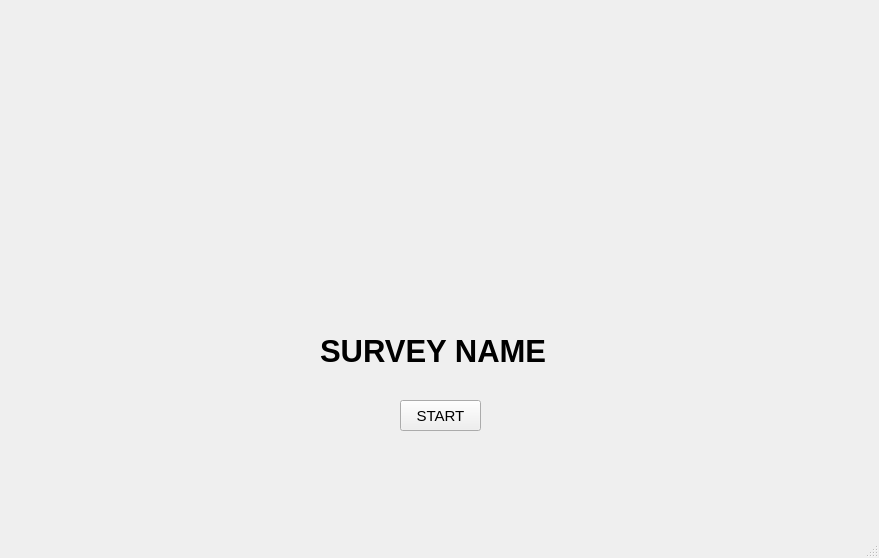
<?xml version="1.0" encoding="UTF-8"?>
<ui version="4.0">
 <class>MainWindow</class>
 <widget class="QMainWindow" name="MainWindow">
  <property name="geometry">
   <rect>
    <x>0</x>
    <y>0</y>
    <width>879</width>
    <height>558</height>
   </rect>
  </property>
  <property name="windowTitle">
   <string>MainWindow</string>
  </property>
  <widget class="QWidget" name="centralwidget">
   <widget class="QStackedWidget" name="submenus">
    <property name="enabled">
     <bool>true</bool>
    </property>
    <property name="geometry">
     <rect>
      <x>0</x>
      <y>0</y>
      <width>850</width>
      <height>550</height>
     </rect>
    </property>
    <property name="minimumSize">
     <size>
      <width>800</width>
      <height>550</height>
     </size>
    </property>
    <property name="maximumSize">
     <size>
      <width>850</width>
      <height>550</height>
     </size>
    </property>
    <property name="cursor">
     <cursorShape>ArrowCursor</cursorShape>
    </property>
    <property name="contextMenuPolicy">
     <enum>Qt::CustomContextMenu</enum>
    </property>
    <property name="currentIndex">
     <number>0</number>
    </property>
    <widget class="QWidget" name="page">
     <widget class="QPushButton" name="pushButton">
      <property name="geometry">
       <rect>
        <x>400</x>
        <y>400</y>
        <width>81</width>
        <height>31</height>
       </rect>
      </property>
      <property name="font">
       <font>
        <pointsize>11</pointsize>
       </font>
      </property>
      <property name="text">
       <string>START</string>
      </property>
     </widget>
     <widget class="QLabel" name="label_2">
      <property name="geometry">
       <rect>
        <x>320</x>
        <y>320</y>
        <width>241</width>
        <height>61</height>
       </rect>
      </property>
      <property name="font">
       <font>
        <pointsize>23</pointsize>
        <weight>75</weight>
        <bold>true</bold>
       </font>
      </property>
      <property name="text">
       <string>SURVEY NAME</string>
      </property>
     </widget>
     <widget class="QLabel" name="label">
      <property name="geometry">
       <rect>
        <x>280</x>
        <y>90</y>
        <width>291</width>
        <height>191</height>
       </rect>
      </property>
      <property name="text">
       <string/>
      </property>
      <property name="pixmap">
       <pixmap resource="icons/icons.qrc">:/images/bg3.jpg</pixmap>
      </property>
      <property name="scaledContents">
       <bool>true</bool>
      </property>
     </widget>
    </widget>
    <widget class="QWidget" name="page_2">
     <widget class="QLabel" name="label_3">
      <property name="geometry">
       <rect>
        <x>40</x>
        <y>60</y>
        <width>771</width>
        <height>91</height>
       </rect>
      </property>
      <property name="font">
       <font>
        <pointsize>17</pointsize>
       </font>
      </property>
      <property name="text">
       <string>open ended questions here</string>
      </property>
     </widget>
     <widget class="QPlainTextEdit" name="plainTextEdit">
      <property name="geometry">
       <rect>
        <x>20</x>
        <y>250</y>
        <width>621</width>
        <height>161</height>
       </rect>
      </property>
      <property name="font">
       <font>
        <pointsize>14</pointsize>
       </font>
      </property>
      <property name="plainText">
       <string>OPEN ENDED ANSWERS OVER HERE</string>
      </property>
     </widget>
     <widget class="QPushButton" name="continueButton">
      <property name="geometry">
       <rect>
        <x>740</x>
        <y>470</y>
        <width>45</width>
        <height>45</height>
       </rect>
      </property>
      <property name="minimumSize">
       <size>
        <width>45</width>
        <height>45</height>
       </size>
      </property>
      <property name="maximumSize">
       <size>
        <width>45</width>
        <height>45</height>
       </size>
      </property>
      <property name="text">
       <string/>
      </property>
      <property name="icon">
       <iconset resource="icons/icons.qrc">
        <normaloff>:/images/right.png</normaloff>:/images/right.png</iconset>
      </property>
      <property name="iconSize">
       <size>
        <width>45</width>
        <height>45</height>
       </size>
      </property>
      <property name="checkable">
       <bool>false</bool>
      </property>
     </widget>
     <widget class="QPushButton" name="continueButton_2">
      <property name="geometry">
       <rect>
        <x>670</x>
        <y>470</y>
        <width>45</width>
        <height>45</height>
       </rect>
      </property>
      <property name="minimumSize">
       <size>
        <width>45</width>
        <height>45</height>
       </size>
      </property>
      <property name="maximumSize">
       <size>
        <width>45</width>
        <height>45</height>
       </size>
      </property>
      <property name="text">
       <string/>
      </property>
      <property name="icon">
       <iconset resource="icons/icons.qrc">
        <normaloff>:/images/left.png</normaloff>:/images/left.png</iconset>
      </property>
      <property name="iconSize">
       <size>
        <width>45</width>
        <height>45</height>
       </size>
      </property>
      <property name="checkable">
       <bool>false</bool>
      </property>
     </widget>
    </widget>
    <widget class="QWidget" name="page_3">
     <widget class="QLabel" name="label_4">
      <property name="geometry">
       <rect>
        <x>50</x>
        <y>40</y>
        <width>761</width>
        <height>131</height>
       </rect>
      </property>
      <property name="font">
       <font>
        <pointsize>17</pointsize>
       </font>
      </property>
      <property name="text">
       <string>MCQ QUESTIONS HERE</string>
      </property>
     </widget>
     <widget class="QPushButton" name="continueButton_3">
      <property name="geometry">
       <rect>
        <x>680</x>
        <y>470</y>
        <width>45</width>
        <height>45</height>
       </rect>
      </property>
      <property name="minimumSize">
       <size>
        <width>45</width>
        <height>45</height>
       </size>
      </property>
      <property name="maximumSize">
       <size>
        <width>45</width>
        <height>45</height>
       </size>
      </property>
      <property name="text">
       <string/>
      </property>
      <property name="icon">
       <iconset resource="icons/icons.qrc">
        <normaloff>:/images/left.png</normaloff>:/images/left.png</iconset>
      </property>
      <property name="iconSize">
       <size>
        <width>45</width>
        <height>45</height>
       </size>
      </property>
      <property name="checkable">
       <bool>false</bool>
      </property>
     </widget>
     <widget class="QPushButton" name="continueButton_4">
      <property name="geometry">
       <rect>
        <x>760</x>
        <y>470</y>
        <width>45</width>
        <height>45</height>
       </rect>
      </property>
      <property name="minimumSize">
       <size>
        <width>45</width>
        <height>45</height>
       </size>
      </property>
      <property name="maximumSize">
       <size>
        <width>45</width>
        <height>45</height>
       </size>
      </property>
      <property name="text">
       <string/>
      </property>
      <property name="icon">
       <iconset resource="icons/icons.qrc">
        <normaloff>:/images/right.png</normaloff>:/images/right.png</iconset>
      </property>
      <property name="iconSize">
       <size>
        <width>45</width>
        <height>45</height>
       </size>
      </property>
      <property name="checkable">
       <bool>false</bool>
      </property>
     </widget>
     <widget class="QPushButton" name="pushButton_2">
      <property name="geometry">
       <rect>
        <x>60</x>
        <y>250</y>
        <width>261</width>
        <height>51</height>
       </rect>
      </property>
      <property name="text">
       <string>OPTION 1</string>
      </property>
     </widget>
     <widget class="QPushButton" name="pushButton_3">
      <property name="geometry">
       <rect>
        <x>60</x>
        <y>330</y>
        <width>261</width>
        <height>51</height>
       </rect>
      </property>
      <property name="text">
       <string>OPTION 2</string>
      </property>
     </widget>
    </widget>
    <widget class="QWidget" name="page_4">
     <widget class="QPushButton" name="continueButton_9">
      <property name="geometry">
       <rect>
        <x>710</x>
        <y>430</y>
        <width>45</width>
        <height>45</height>
       </rect>
      </property>
      <property name="minimumSize">
       <size>
        <width>45</width>
        <height>45</height>
       </size>
      </property>
      <property name="maximumSize">
       <size>
        <width>45</width>
        <height>45</height>
       </size>
      </property>
      <property name="text">
       <string/>
      </property>
      <property name="icon">
       <iconset resource="icons/icons.qrc">
        <normaloff>:/images/right.png</normaloff>:/images/right.png</iconset>
      </property>
      <property name="iconSize">
       <size>
        <width>45</width>
        <height>45</height>
       </size>
      </property>
      <property name="checkable">
       <bool>false</bool>
      </property>
     </widget>
     <widget class="QLabel" name="label_9">
      <property name="geometry">
       <rect>
        <x>0</x>
        <y>0</y>
        <width>761</width>
        <height>131</height>
       </rect>
      </property>
      <property name="font">
       <font>
        <pointsize>17</pointsize>
       </font>
      </property>
      <property name="text">
       <string>YES OR NO  QUESTIONS HERE</string>
      </property>
     </widget>
     <widget class="QPushButton" name="continueButton_10">
      <property name="geometry">
       <rect>
        <x>630</x>
        <y>430</y>
        <width>45</width>
        <height>45</height>
       </rect>
      </property>
      <property name="minimumSize">
       <size>
        <width>45</width>
        <height>45</height>
       </size>
      </property>
      <property name="maximumSize">
       <size>
        <width>45</width>
        <height>45</height>
       </size>
      </property>
      <property name="text">
       <string/>
      </property>
      <property name="icon">
       <iconset resource="icons/icons.qrc">
        <normaloff>:/images/left.png</normaloff>:/images/left.png</iconset>
      </property>
      <property name="iconSize">
       <size>
        <width>45</width>
        <height>45</height>
       </size>
      </property>
      <property name="checkable">
       <bool>false</bool>
      </property>
     </widget>
     <widget class="QPushButton" name="pushButton_7">
      <property name="geometry">
       <rect>
        <x>10</x>
        <y>210</y>
        <width>261</width>
        <height>51</height>
       </rect>
      </property>
      <property name="text">
       <string>YES</string>
      </property>
     </widget>
     <widget class="QPushButton" name="pushButton_8">
      <property name="geometry">
       <rect>
        <x>10</x>
        <y>290</y>
        <width>261</width>
        <height>51</height>
       </rect>
      </property>
      <property name="text">
       <string>NO</string>
      </property>
     </widget>
    </widget>
    <widget class="QWidget" name="page_9">
     <widget class="QLabel" name="label_10">
      <property name="geometry">
       <rect>
        <x>150</x>
        <y>90</y>
        <width>531</width>
        <height>91</height>
       </rect>
      </property>
      <property name="font">
       <font>
        <pointsize>17</pointsize>
        <weight>75</weight>
        <bold>true</bold>
       </font>
      </property>
      <property name="text">
       <string>DO YOU WANT TO SUBMIT THE SURVEY?</string>
      </property>
     </widget>
     <widget class="QPushButton" name="pushButton_9">
      <property name="geometry">
       <rect>
        <x>320</x>
        <y>200</y>
        <width>121</width>
        <height>51</height>
       </rect>
      </property>
      <property name="font">
       <font>
        <pointsize>16</pointsize>
       </font>
      </property>
      <property name="text">
       <string>SUBMIT</string>
      </property>
     </widget>
     <widget class="QPushButton" name="continueButton_11">
      <property name="geometry">
       <rect>
        <x>50</x>
        <y>390</y>
        <width>45</width>
        <height>45</height>
       </rect>
      </property>
      <property name="minimumSize">
       <size>
        <width>45</width>
        <height>45</height>
       </size>
      </property>
      <property name="maximumSize">
       <size>
        <width>45</width>
        <height>45</height>
       </size>
      </property>
      <property name="text">
       <string/>
      </property>
      <property name="icon">
       <iconset resource="icons/icons.qrc">
        <normaloff>:/images/left.png</normaloff>:/images/left.png</iconset>
      </property>
      <property name="iconSize">
       <size>
        <width>45</width>
        <height>45</height>
       </size>
      </property>
      <property name="checkable">
       <bool>false</bool>
      </property>
     </widget>
    </widget>
   </widget>
  </widget>
  <widget class="QStatusBar" name="statusbar"/>
 </widget>
 <resources>
  <include location="icons/icons.qrc"/>
 </resources>
 <connections/>
</ui>
